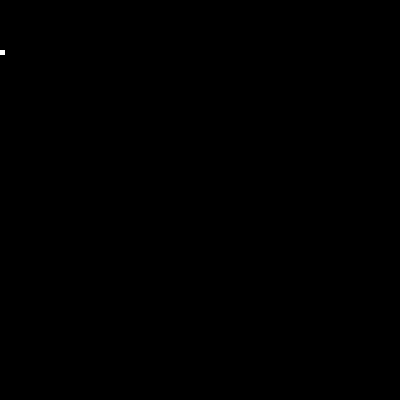
Frame 1 (no input)
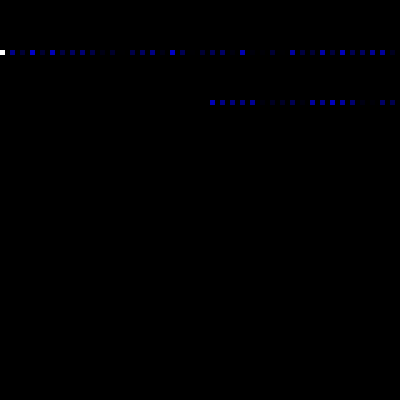
Frame 60 (the mouse pressed at the canvas centre just before this capture)
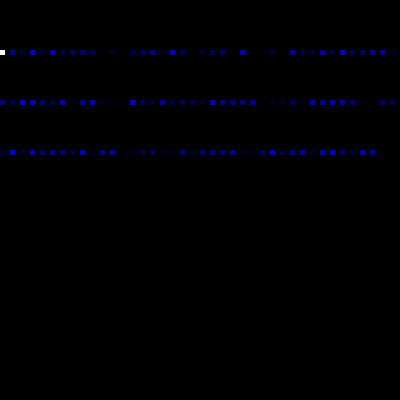
Frame 120 (the mouse held since frame 60 and released just before this capture)

The Processing sketch that drew these frames (run headless with seeded random() and noise(); from frame 60 on, the mouse is pressed at the canvas centre):

// Processing sketch: processing_60745
// ── processing_60745.pde

void setup(){
  size (400,400);
  background (0);
  noStroke();
}

int x=0;
int y=50;
int speed = 10;
void draw(){
frameRate(30);
rect(x,y,5,5);
float n = random (255);
fill (0,0,210,n);
x=x+speed;
if ((x<0)||(x>=400)){
speed=speed*-1;
y = y + 50;
}
}
